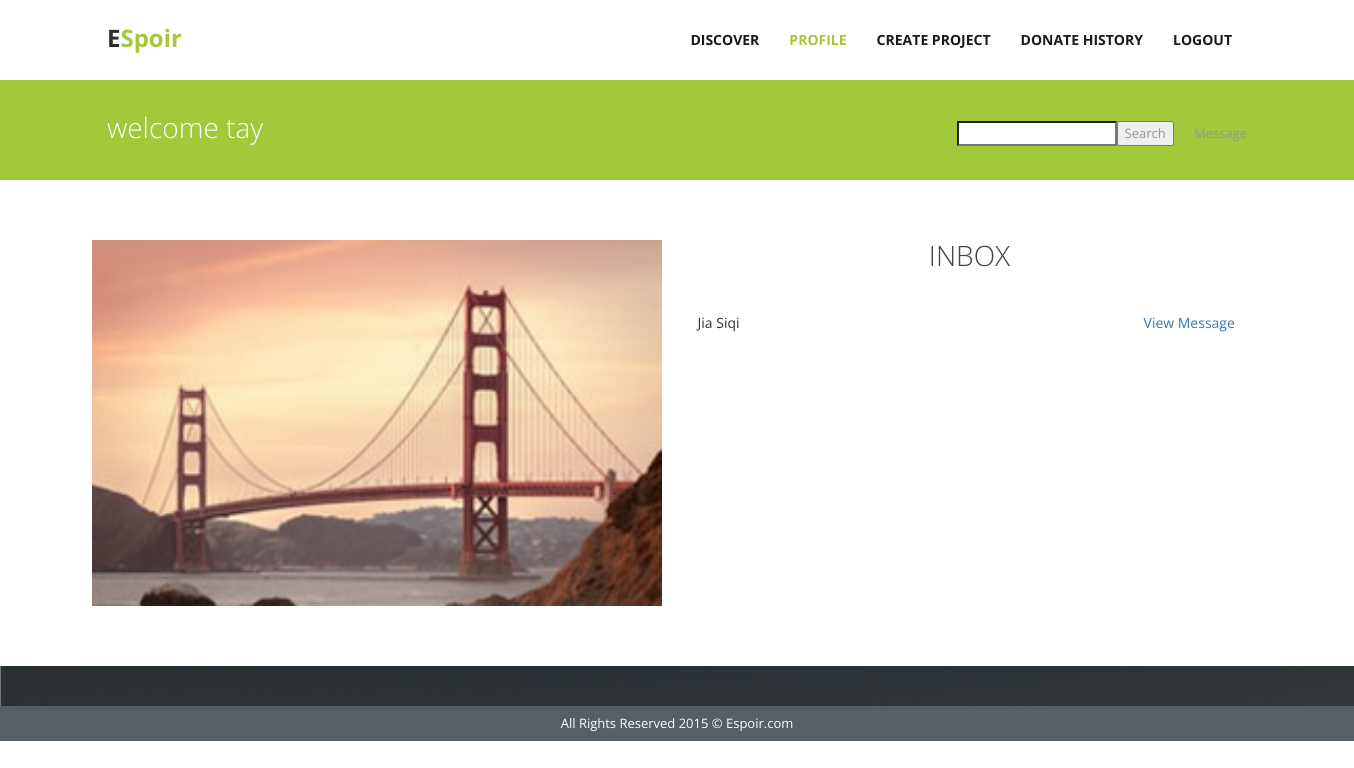
Page /viewMessage.php (signed in) on the earlier database version.
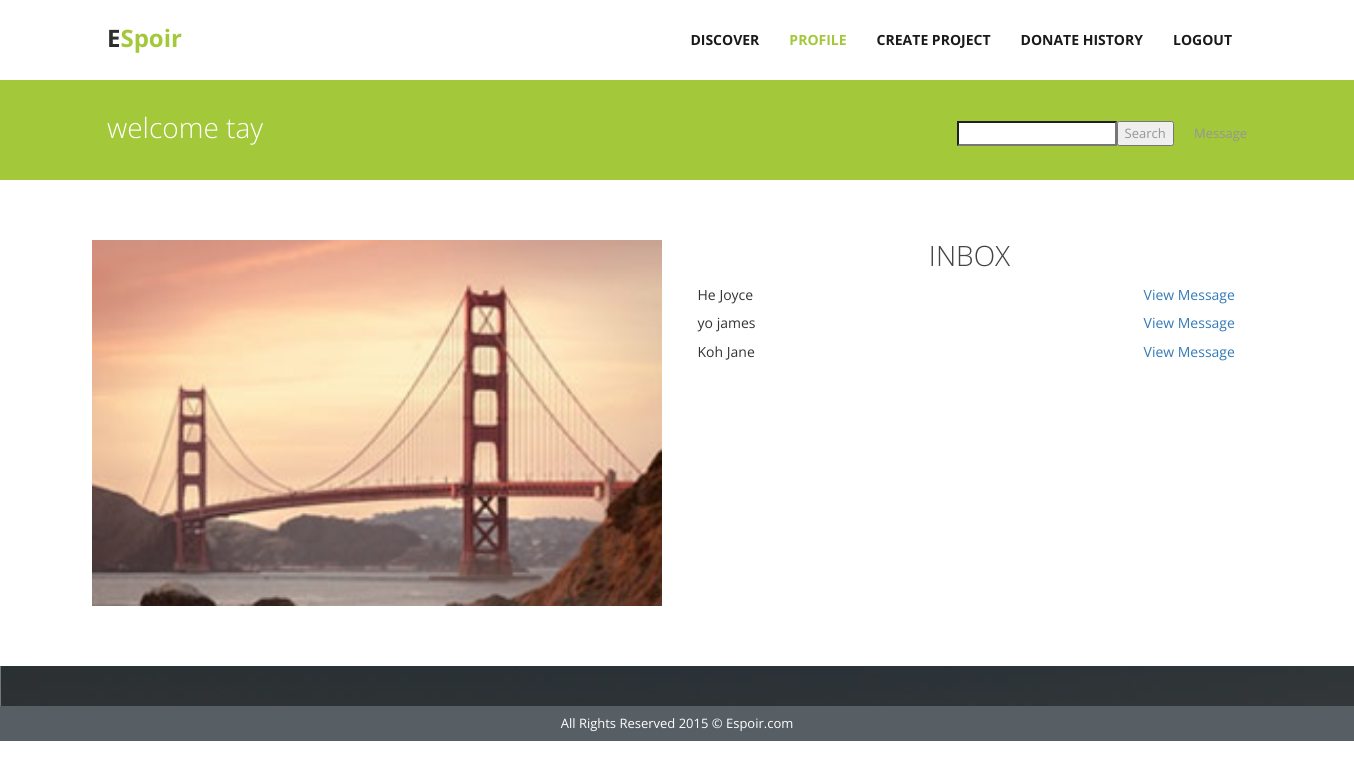
Same page on the later database version.
### tables this page shows
CREATE TABLE IF NOT EXISTS `user` (
  `userEmail` varchar(255) NOT NULL,
  `password` varchar(255) NOT NULL,
  `firstName` varchar(255) NOT NULL,
  `lastName` varchar(255) NOT NULL,
  `nationality` varchar(50) NOT NULL,
  `birthday` date NOT NULL,
  `gender` enum('Female','Male') NOT NULL,
  `picScr` blob NOT NULL,
  `picName` varchar(8000) NOT NULL,
  `bio` text,
  PRIMARY KEY (`userEmail`)
);

### viewMessage.php (the view, shortened to what this page needs)
<!DOCTYPE html>
<html lang="en">
<head>
    <link href="css/bootstrap.css" rel="stylesheet">
    <link href="//maxcdn.bootstrapcdn.com/font-awesome/4.2.0/css/font-awesome.min.css" rel="stylesheet">
    <link href="css/responsiveslides.css" rel="stylesheet">
    <link href="css/style.css" rel="stylesheet">
</head>
<?php
    include("db.php");
	$emailtxt = $_SESSION["emailtxt"];
	$sql = "SELECT * FROM user WHERE userEmail = '$emailtxt'";
	if ($result=mysqli_query($mysqli,$sql))
    {
        $rowcount=mysqli_num_rows($result);
    }
	if($rowcount==1)
	{
        $row = mysqli_fetch_array($result,MYSQLI_ASSOC);
	}
	else
	{
		echo '<script language="javascript">';
		echo 'alert("Wrong username/password");';
		echo 'window.location.href="../CS2102/loginreg.php";';
		echo '</script>';
	}
  ?>
<?php
$sql2 = "SELECT `senderEmail` FROM `message` WHERE `senderEmail` = '$emailtxt' OR `receiverEmail` = '$emailtxt' UNION SELECT `receiverEmail` FROM `message` WHERE `senderEmail` = '$emailtxt' OR `receiverEmail` = '$emailtxt'";
	 $message=mysqli_query($mysqli,$sql2) or die('Error: ' . mysqli_error($mysqli));
  ?>
<body data-responsejs='{ "create": [ { "prop": "width", "breakpoints": [0, 320, 481, 641, 961, 1025, 1281, 1400] }]}'>
    <div class="wrapper">
        <div class="container">
            <nav class="navbar navbar-default">
                <div class="container-fluid">
                    <div class="navbar-header">
                        <a class="navbar-brand">E<span>Spoir</span></a>
                    </div>
                    <div class="collapse navbar-collapse pull-right" id="bs-example-navbar-collapse-1">
                        <ul class="nav navbar-nav">
                            <li><a href="discoverlogin.php">Discover</a></li>
                            <li class="active"><a href="profile.php">Profile<span class="sr-only">(current)</span></a></li>
                            <li><a href="createProject.php">Create Project </a></li>
                            <li><a href="transactions.php">Donate History </a></li>
                            <li><a href="logout.php" id="logout">Logout</a></li>
                        </ul>
                    </div>
                </div>
            </nav>
        </div>
    </div>
    <div class="inner-head">
        <div class="container">
            <div class="col-lg-12">
                <h4 class="pull-left">welcome <?php echo $row["firstName"] ?></h4>
                <form method="post" action="search.php">
                    <p class="pull-right pagination">
                        <input type="Search" name="keyword"><input type="submit" value="Search">
                        &nbsp;&nbsp;&nbsp;&nbsp;  Message
                    </p>
                </form>
            </div>
        </div>
    </div>
    <div class="inner-page services">
        <div class="container">
            <div class="">
                <div class="col-md-6 no-padding-left">
                    <img src="img/work8.jpg">
                </div>
                <div class="col-md-6">
                    <div class="header-intro">
                        <h2>Inbox</h2>
                    </div>
                    <table style="width: 98%; margin: 0 auto; height: 85px;">
                        <tbody>
                            <?php
                            while($row = mysqli_fetch_array($message,MYSQLI_ASSOC)) {
                                if($emailtxt != $row['senderEmail'] ){
                        ?>
                            <tr>
                                <?php
                                    $email = $row['senderEmail'];
                                    $user = mysqli_query($mysqli,"SELECT * FROM user WHERE userEmail = '$email'");
                                    $userDetail = mysqli_fetch_array($user,MYSQLI_ASSOC);
                                ?>
                                <td class="auto-style1"><?php echo $userDetail["lastName"]." ".$userDetail["firstName"]?></td>
                                <td><a href="addMessage.php?emailtxt=<?php echo $row['senderEmail']?>">View Message</a></td>
                            </tr>
                            <?php
                                }
                            }
                            ?>
                        </tbody>
                    </table>
                </div>
                <div class="clearfix"></div>
            </div>
        </div>
    </div>
    <div class="testimonial main">
    </div>
    <div class="copyright">
        <div class="container">
            <p>All Rights Reserved 2015 &copy; Espoir.com</p>
        </div>
    </div>
</body>
</html>

### css/style.css (style rules this page uses)
* { font-family: 'Open Sans', sans-serif; }
.wrapper { width: 100%; margin: 0 auto; }
@media (min-width:1200px) { .wrapper { width: 1344px; margin: 0 auto; } }
@media (min-width:1200px) { .container { padding: 0; position: relative; } }
@media (min-width:1200px) { div#bs-example-navbar-collapse-1 { padding-right: 0; } }
@media (min-width:1200px) { .no-padding-left { padding-left: 0; } }
a, a:hover, a:focus { text-decoration: none; }
img { vertical-align: middle; width: 100%; }
h2 { font-size: 28px; font-weight: 300; text-transform: uppercase; color: #444444; margin-top: 60px; }
h4 { font-size: 16px; font-weight: bold; text-transform: uppercase; margin-bottom: 0px; margin-top: 20px; }
p { color: #969696; font-size: 13px; }
.navbar-brand span { color: #A3C83A; }
a.navbar-brand { color: #2f2e2e !important; font-weight: bold; font-size: 24px; padding-top: 28px; }
.navbar { margin-bottom: 0; }
.navbar-default .navbar-nav > .active > a, .navbar-default .navbar-nav > .active > a:hover, .navbar-default .navbar-nav > .active > a:focus { background-color: inherit; color: #A3C83A; }
.navbar-default .navbar-nav > li > a { font-size: 14px; font-weight: bold; color: #1b1a1a ; text-transform: uppercase; padding-top: 30px; padding-bottom: 30px; }
.navbar-default { background-color: inherit; border: none; }
.header-intro { text-align: center; }
.copyright .container p { color: white; text-align: center; margin: 8px; }
.copyright { background: #575F65; }
.inner-head h4 { font-size: 28px; font-weight: 300; text-transform: lowercase; color: white; margin-top: 32px; }
.inner-head { background: #A3C83A; min-height: 100px; margin-bottom: 60px; }
.pagination { margin-top: 41px; }
.clearfix { position: relative; z-index: -1; top: 1px; left: 0px; }
.col-md-6 h2 { margin-top: 0; }
.testimonial.main { background: url('../img/testimonial_bg.jpg'); padding: 30px 0 10px 0; margin-top: 60px; }

### viewMessage.php (style rules this page uses)
.auto-style1 { width: 446px; }

Differences in the rows shown:
removed user: lastName "Jia", firstName "Siqi"
added user: lastName "He", firstName "Joyce"
added user: lastName "yo", firstName "james"
added user: lastName "Koh", firstName "Jane"
Other differences:
new list line: "View Message"
list line gone: "View Message"
